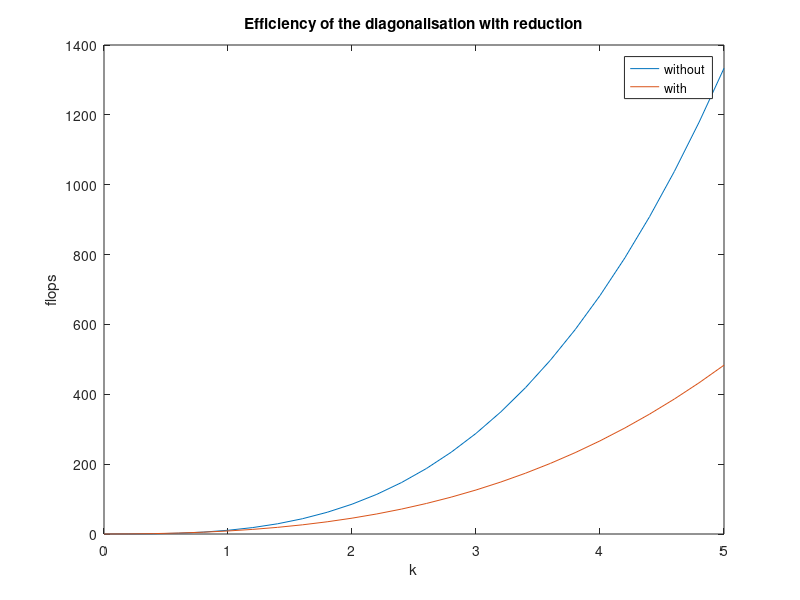

Write the MATLAB code that produced this figure.
% flop plots
k = 0:0.2:5;
plot(k, 32*k.^3/3, k, 8*k.^3/3 + 6*k.^2);
title('Efficiency of the diagonalisation with reduction');
ylabel('flops');
xlabel('k');
legend('without','with');